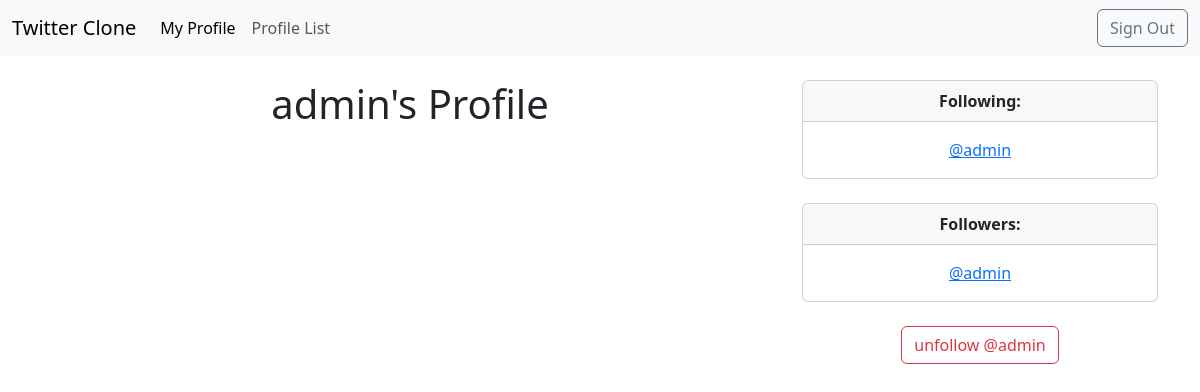
Before: /profile/1/ (signed in) with the older database file.
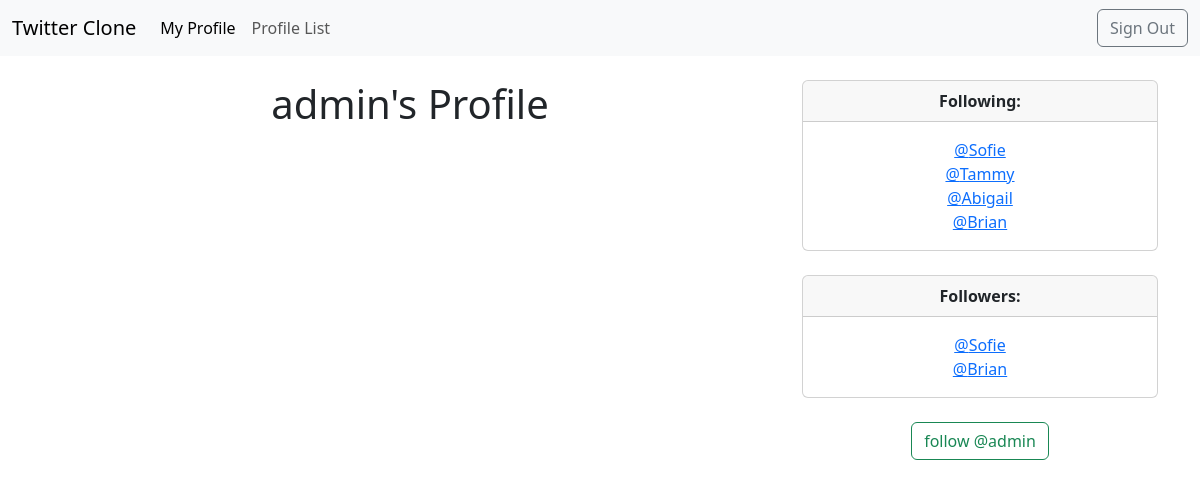
After: the same page with the newer database file.
### twitter/models.py (models this page shows)
class Profile(models.Model):
    user = models.OneToOneField(User, on_delete=models.CASCADE)
    follow = models.ManyToManyField("self",related_name="followed_by",symmetrical=False,blank=True)
    updated = models.DateTimeField(User,auto_now=True)
    img = models.ImageField(default="static/img/icon.png",blank=True,upload_to="media/%Y/%M/profile_img/")
    def __str__(self):
        return self.user.username

### twitter/views.py (the view, shortened to what this page needs)
# urls.py: path('profile/<int:id>/',views.profile,name="profile"),
def profile(request,id):
    if request.user.is_authenticated:
        user_profile = get_object_or_404(Profile,id=id)
        context = {
            "user_profile":user_profile
        }
        return render(request,'twitter/profile.html',context)
    else:
        messages.error(request,"you must be logged in to access this page")
        return redirect("twitter:home")

### twitter/templates/twitter/profile.html (shortened to what this page needs)
{% extends 'base.html' %}
{% block content %}
    <div class="container text-center">
        <div class="row">
            <div class="col-8">
                <h1>{{user_profile.user.username}}'s Profile</h1>
            </div>
            <div class="col-4">
                <div class="card">
                    <div class="card-header">
                        <strong>Following:</strong><br>
                    </div>
                    <div class="card-body">
                      <p class="card-text">
                        {% for following in user_profile.follow.all %}
                            <a href="{% url 'twitter:profile' following.user.id %}">@{{following}} <br></a>
                        {% endfor %}
                      </p>
                    </div>
                </div>
                <br>
                <div class="card">
                    <div class="card-header">
                        <strong>Followers:</strong><br>
                    </div>
                    <div class="card-body">
                      <p class="card-text">
                        {% for following in user_profile.followed_by.all %}
                               <a href="{% url 'twitter:profile' following.user.id %}">@{{following}} <br></a>
                        {% endfor %}
                      </p>
                    </div>
                </div>
                <br>
                <form action="" method="post">
                    {% if user_profile in user.profile.follow.all %}
                        <button class="btn btn-outline-danger" name="follow" value="unfollow" type="submit">
                            unfollow @{{user_profile.user.username|lower}}
                        </button>
                    {% else %}
                        <button class="btn btn-outline-success" name="follow" value="follow" type="submit">
                            follow @{{user_profile.user.username|lower}}
                        </button>
                    {% endif %}
                </form>
                <br>
            </div>
        </div>
    </div>
{% endblock content %}

Changed rows visible on the page:
no longer on one of the page's lists (row edited): Profile: user.username "admin"
now on this page (row edited): Profile: user.username "Sofie"
now on this page (row unchanged): Profile: user.username "Tammy", shown under "admin's Profile"
now on this page (row unchanged): Profile: user.username "Abigail", shown under "admin's Profile"
now on this page (row edited): Profile: user.username "Brian"
Other visible differences:
text no longer shown: "unfollow @"
text now shown: "follow @"
